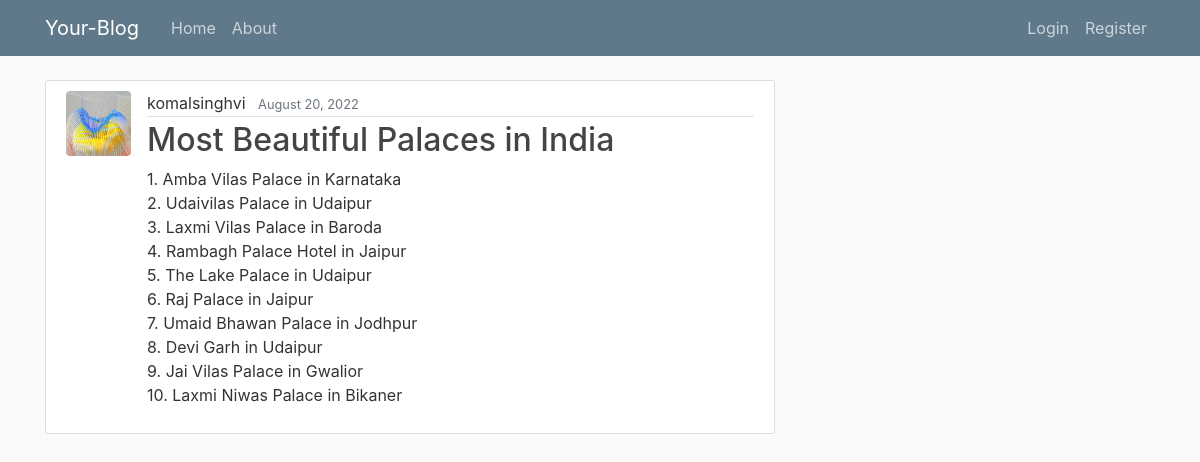
The app's page /post/24/ with its own data.
### blog/models.py (models this page shows, shortened)
class post(models.Model):
    title=models.CharField(max_length=100)
    content=models.TextField()
    date_posted=models.DateTimeField(default=timezone.now)
    author=models.ForeignKey(User,on_delete=models.CASCADE)

### users/models.py (models this page shows, shortened)
class profile(models.Model):
    user=models.OneToOneField(User, on_delete=CASCADE)
    image=models.ImageField(default='default.jpg', upload_to='profile_pics')

### blog/views.py (the view)
# urls.py: path('post/<int:pk>/', PostDetailView.as_view(), name='post-details'),
class PostDetailView(DetailView):
    model = post

### blog/templates/blog/post_detail.html (shortened to what this page needs)
{% extends "blog/base.html" %}
{% block content %}
    <article class="media content-section">
    <img class="rounded circle article-img" src="{{ object.author.profile.image.url }}">
        <div class="media-body">
        <div class="article-metadata">
            <a class="mr-2">{{ object.author }}</a>
            <small class="text-muted">{{ object.date_posted|date:"F d, Y" }}</small>
        </div>
        <h2 class="article-title">{{ object.title }}</h2>
        <p class="article-content">{{ object.content }}</p>
        </div>
    </article>
{% endblock content %}

### blog/static/blog/main.css (style rules this page uses)
body { background: #fafafa; color: #333333; margin-top: 5rem; }
h1, h2, h3, h4, h5, h6 { color: #444444; }
.content-section { background: #ffffff; padding: 10px 20px; border: 1px solid #dddddd; border-radius: 3px; margin-bottom: 20px; }
.article-title { color: #444444; }
.article-content { white-space: pre-line; }
.article-img { height: 65px; width: 65px; margin-right: 16px; }
.article-metadata { padding-bottom: 1px; margin-bottom: 4px; border-bottom: 1px solid #e3e3e3 }

### records on screen
post: author.profile.image (picture), author "komalsinghvi", date_posted "August 20, 2022", title "Most Beautiful Palaces in India", content "1. Amba Vilas Palace in Karnataka 2. Udaivilas Palace in Udaipur 3. Laxmi Vilas Palace in Baroda 4. Rambagh Palace Hotel in Jaipur 5. The Lake Palace in Udaipur 6. Raj Palace in Jaipur 7. Umaid Bhawan Palace in Jodhpur 8. Devi Garh in Udaipur 9. Jai Vilas Palace in Gwalior 10. Laxmi Niwas Palace in Bikaner"
